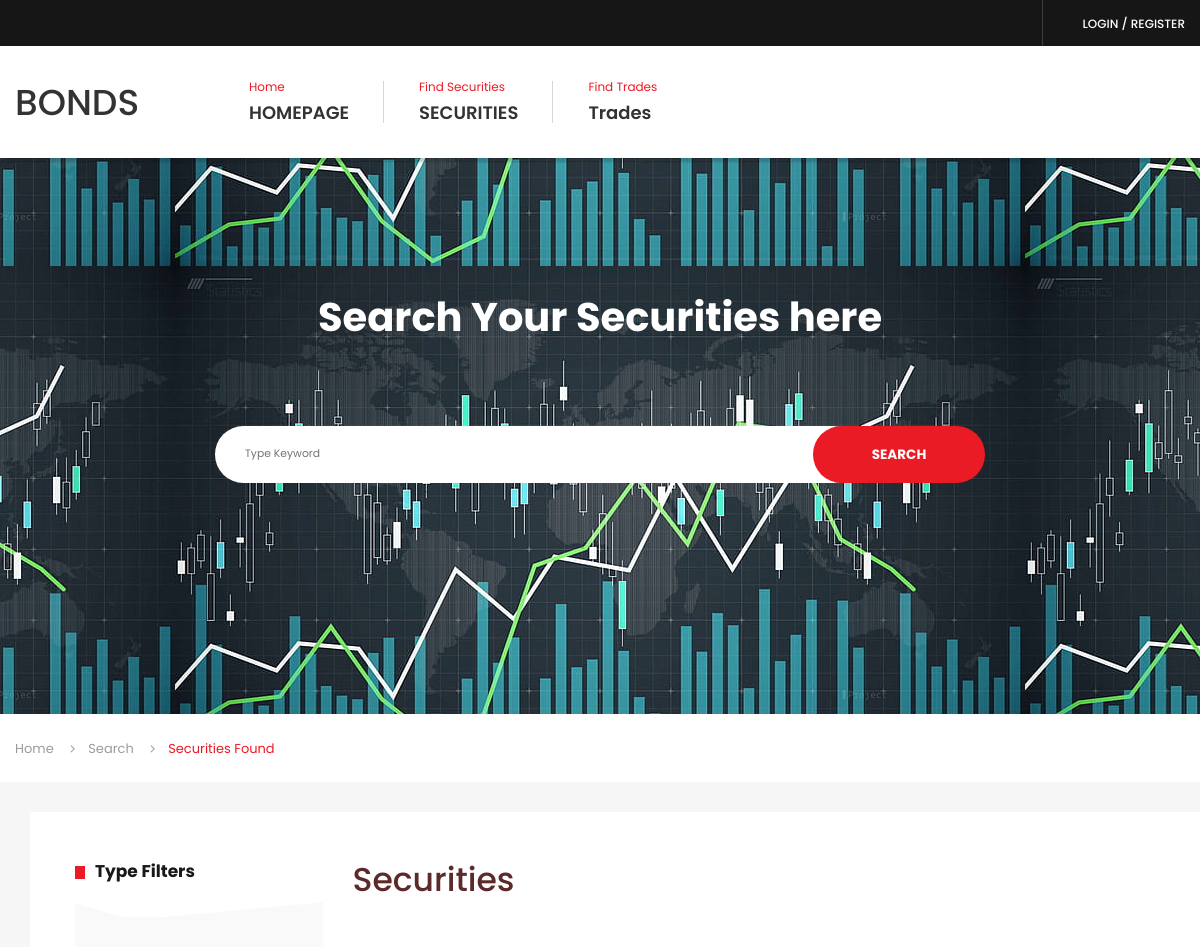
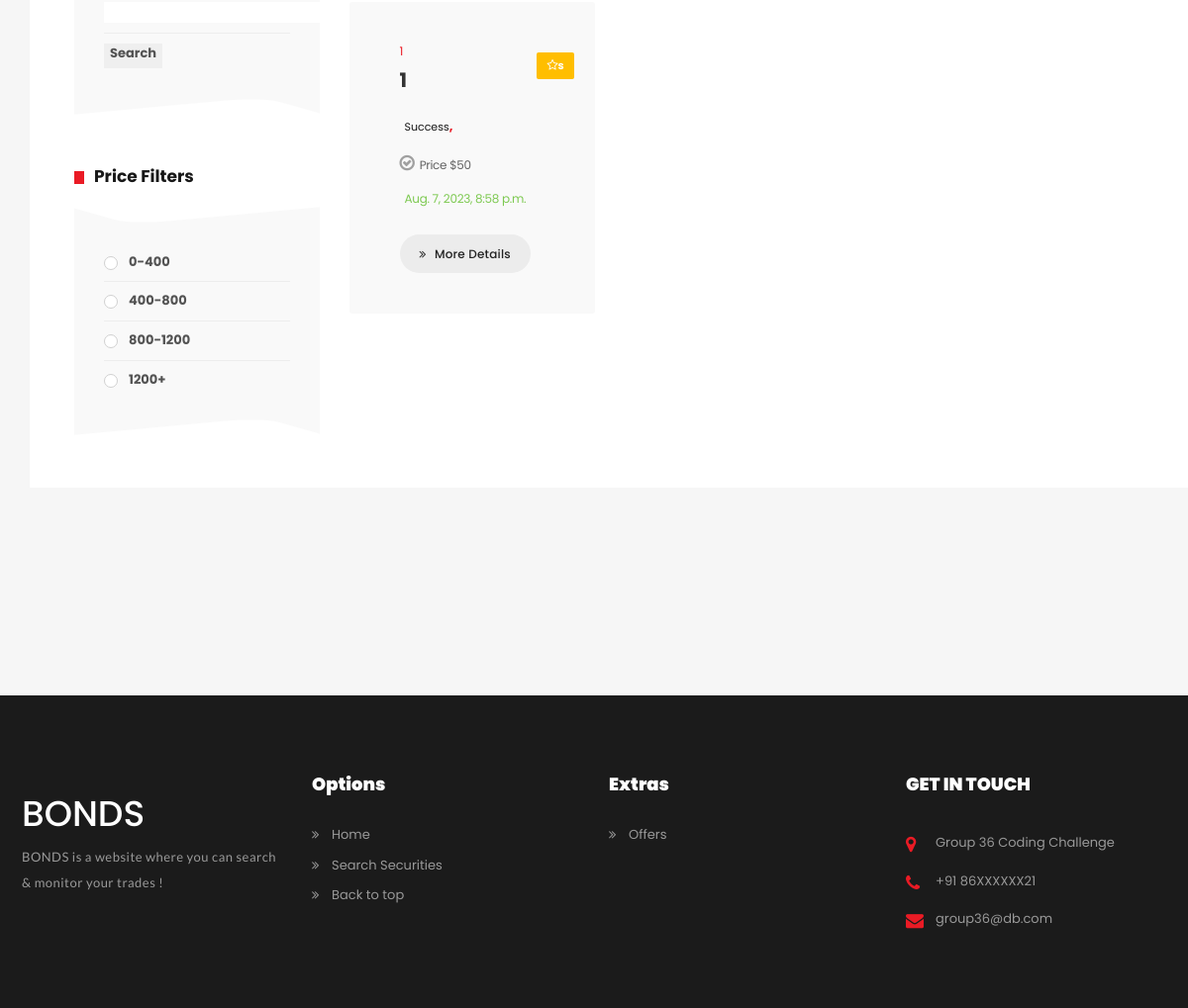
/trademain, run on the app's committed database (2 pictures, top to bottom).
### bonds/models.py (models this page shows, shortened)
class Trade(models.Model):
	BookId = models.IntegerField(default=1)
	CounterpartyId = models.IntegerField(default=1)
	SecurityId = models.IntegerField(default=1)
	quantity = models.IntegerField(default=1)
	status = models.CharField(max_length=10 ,choices = (('s' , 'Success'),('f' , 'Failed'),
                          ('p' , 'Pending'),('na','Not Available')),
                default = 'na' )
	Price = models.IntegerField(default=00)
	Buy_Sell = models.CharField(max_length=10 ,choices = (('b' , 'Buy'),('s' , 'Sell')),
                default = 'b' )
	TradeDate= models.DateTimeField(auto_now_add=True)
	SettlementDate= models.DateTimeField(auto_now_add=False)

### bonds/views.py (the view)
# urls.py: path('trademain',views.trademain ,  name='trademainpage'),
def trademain(request) :
    rest =Trade.objects.all()
    return render(request, 'bond/trademain.html' , { 'rests' : rest})

### bonds/templates/bond/trademain.html (shortened to what this page needs)
{% load static %}
<!DOCTYPE html>
<html lang="en">
<head>
    <link rel="stylesheet" href="{% static 'front/assets/css/icons.min.css' %}">
    <link rel="stylesheet" href="{% static 'front/assets/css/bootstrap.min.css' %}">
    <link rel="stylesheet" href="{% static 'front/assets/css/main.css' %}">
    <link rel="stylesheet" href="{% static 'front/assets/css/red-color.css' %}">
    <link rel="stylesheet" href="{% static 'front/assets/css/yellow-color.css' %}">
    <link rel="stylesheet" href="{% static 'front/assets/css/responsive.css' %}">
</head>
<body itemscope>
    <main>
        <header class="stick">
            <div class="topbar">
                <div class="container">
                    <div class="topbar-register">
                        {% if request.user.is_authenticated %}
                        <a class="" href="#" title="Login" itemprop="url">{{ request.user.username}}</a>
                        {% else %}
                        <a class="" href="{% url 'signpage'%}" title="Login" itemprop="url">LOGIN / REGISTER</a>
                        {% endif %}
                    </div>
                </div>
            </div>
            <div class="logo-menu-sec">
                <div class="container">
                    <div style="padding-top: 0.8em;" class="logo"><h1 itemprop="headline"><a href="{% url 'mainpage' %}" title="Home" itemprop="url">BONDS</a></h1></div>
                    <nav>
                        <div class="menu-sec">
                            <ul>
                                <li class="menu-item-has-children"><a href="{% url 'mainpage' %}" title="HOMEPAGES" itemprop="url"><span class="red-clr">Home</span>HOMEPAGE</a>
                                </li>
                                <li class="menu-item-has-children"><a href="{% url 'mainpage' %}" title="RESTAURANTS" itemprop="url"><span class="red-clr">Find Securities</span>SECURITIES</a>
                                </li>
                                <li class="menu-item-has-children"><a href="{% url 'trademainpage' %}" title="RESTAURANTS" itemprop="url"><span class="red-clr">Find Trades</span>Trades</a>
                                </li>
                            </ul>
                        </div>
                    </nav>
                </div>
            </div>
        </header>
        <section>
            <div class="block">
                <div class="page-title-wrapper text-center">
					<div class="col-md-12 col-sm-12 col-lg-12">
						<div class="page-title-inner">
							<h1 itemprop="headline">Search Your Securities here</h1>
                            <div class="restaurant-searching style2 text-center">
                    <div class="restaurant-searching-inner">
                        <form class="restaurant-search-form2 brd-rd30">
                            <input id="tag" class="brd-rd30" type="text" placeholder="Type Keyword">
                            <button id="get" class="brd-rd30 red-bg" type="submit" name="rest" value="" onclick="document.querySelector('#get').value = document.querySelector('#tag').value" >SEARCH</button>
                        </form>
                    </div>
                </div>
						</div>
					</div>
                </div>
            </div>
        </section>
        <div class="bread-crumbs-wrapper">
            <div class="container">
                <ol class="breadcrumb">
                    <li class="breadcrumb-item"><a href="#" title="" itemprop="url">Home</a></li>
                    <li class="breadcrumb-item"><a href="#" title="" itemprop="url">Search</a></li>
                    <li class="breadcrumb-item active">Securities Found</li>
                </ol>
            </div>
        </div>
        <section>
            <div class="block gray-bg bottom-padd210 top-padd30">
                <div class="container">
                    <div class="row">
                        <div class="col-md-12 col-sm-12 col-lg-12">
                            <div class="sec-box">
                                <div class="sec-wrapper">
                                    <div class="row">
                                        <div class="col-md-3 col-sm-12 col-lg-3">
                                            <div class="sidebar left">
                                                <div class="widget style2 quick_filters wow fadeIn" data-wow-delay="0.2s">
                                                    <h4 class="widget-title2 sudo-bg-red" itemprop="headline">Type Filters</h4>
                                                    <div class="widget-data">
                                                        <ul >
                                                            <li><span class="radio-box"><input id="sector" value="type1" type="number" name="filter" id="filt1-1"></span></li>
                                                            <li><span class="radio-box"><button onclick="filter1()" type="submit" ><label for="filt1-5">Search</label></button></span></li>
                                                        </ul>
                                                    </div>
                                                </div>
                                                <div class="widget style2 quick_filters wow fadeIn" data-wow-delay="0.2s">
                                                    <h4 class="widget-title2 sudo-bg-red" itemprop="headline">Price Filters</h4>
                                                    <div class="widget-data">
                                                        <ul id="cost" onclick="filter2()">
                                                            <li><span class="radio-box"><input value="200" type="radio" name="filter2" id="filt2-1"><label for="filt2-1">0-400</label></span></li>
                                                            <li><span class="radio-box"><input value="600" type="radio" name="filter2" id="filt2-2"><label for="filt2-2">400-800</label></span></li>
                                                            <li><span class="radio-box"><input value="800" type="radio" name="filter2" id="filt2-3"><label for="filt2-3">800-1200</label></span></li>
                                                            <li><span class="radio-box"><input value="1000" type="radio" name="filter2" id="filt2-4"><label for="filt2-4">1200+</label></span></li>
                                                        </ul>
                                                    </div>
                                                </div>
                                            </div>
                                        </div>
                                        <div class="col-md-9 col-sm-12 col-lg-9">
                                            <div class="title2-wrapper">
                                                <h3 class="marginb-0" itemprop="headline">Securities </h3>
                                            </div>
                                            <div class="remove-ext">
                                                <div class="row">
                                                    {% for rest in rests %}
                                                    <div class="col-md-6 col-sm-6 col-lg-6">
                                                        <div class="featured-restaurant-box with-bg style2 brd-rd12 wow fadeIn" data-wow-delay="0.2s">
                                                            <div class="featured-restaurant-info">
                                                                <span class="red-clr">{{rest.CounterpartyId}}</span>
                                                                <h4 itemprop="headline"><a href="security/?id={{rest.id}}" title="" itemprop="url">{{rest.BookId}}</a></h4>
                                                                <span class="food-types"><a href="#" title="" itemprop="url">{{rest.get_status_display}}</a>, <a href="#" title="" itemprop="url"></a></span>
                                                                <ul class="post-meta">
                                                                    <li><i class="fa fa-check-circle-o"></i>Price ${{rest.Price}}</li>
                                                                    <li><span style="color: #7dc951">{{rest.TradeDate}}</span></li>
                                                                </ul>
                                                                <span class="post-rate yellow-bg brd-rd2"><i class="fa fa-star-o"></i>{{rest.Buy_Sell}}</span>
                                                                <a class="brd-rd30" href="security/?id={{rest.id}}" title="Order Online"><i class="fa fa-angle-double-right"></i> More Details</a>
                                                            </div>
                                                        </div>
                                                    </div>
                                                    {% endfor %}
                                                </div>
                                            </div>
                                        </div>
                                    </div>
                                </div>
                            </div>
                        </div>
                    </div>
                </div>
            </div>
        </section>
<footer>
            <div class="block top-padd80 bottom-padd80 dark-bg">
                <div class="container">
                    <div class="row">
                        <div class="col-md-12 col-sm-12 col-lg-12">
                            <div class="footer-data">
                                <div class="row">
                                    <div class="col-md-3 col-sm-6 col-lg-3">
                                        <div class="widget about_widget wow fadeIn" data-wow-delay="0.1s">
                                            <h1 style="color: white;">BONDS</h1>
                                            <p itemprop="description">BONDS is a website where you can search & monitor your trades ! </p>
                                        </div>
                                    </div>
                                    <div class="col-md-3 col-sm-6 col-lg-3">
                                        <div class="widget information_links wow fadeIn" data-wow-delay="0.2s">
                                            <h4 class="widget-title" itemprop="headline">Options</h4>
                                            <ul>
                                                <li><a href="{% url 'mainpage' %}" title="" itemprop="url">Home</a></li>
                                                <li><a href="{% url 'mainpage' %}" title="" itemprop="url">Search Securities</a></li>
                                                <li><a href="#top" title="" itemprop="url">Back to top</a></li>
                                            </ul>
                                        </div>
                                    </div>
                                    <div class="col-md-3 col-sm-6 col-lg-3">
                                        <div class="widget customer_care wow fadeIn" data-wow-delay="0.3s">
                                            <h4 class="widget-title" itemprop="headline">Extras</h4>
                                            <ul>
                                                <li><a href="#" title="" itemprop="url">Offers</a></li>
                                            </ul>
                                        </div>
                                    </div>
                                    <div class="col-md-3 col-sm-6 col-lg-3">
                                        <div class="widget get_in_touch wow fadeIn" data-wow-delay="0.4s">
                                            <h4 class="widget-title" itemprop="headline">GET IN TOUCH</h4>
                                            <ul>
                                               <li><i class="fa fa-map-marker"></i> Group 36 Coding Challenge</li>
                                               <li><i class="fa fa-phone"></i> +91 86XXXXXX21</li>
                                               <li><i class="fa fa-envelope"></i>group36@db.com</li>
                                            </ul>
                                        </div>
                                    </div>
                                </div>
                            </div>
                        </div>
                    </div>
                </div>
            </div>
        </footer>
    </main>
</body>
</html>

### bonds/static/front/assets/css/yellow-color.css (style rules this page uses)
.yellow-bg, .yellow-bg-layer:before, .sudo-bg-yellow:before, .popular-dish-info > a.yellow-bg, .read-more:hover, .read-more:focus, .search-frm > button:hover, .search-frm > button:focus, .newsletter-frm > button:hover, .newsletter-frm > button:focus, .sign-form button:hover, .sign-form button:focus, .booking-table > table tbody td h5:before, .booking-table > table tbody td a.detail-link:hover, .booking-table > table tbody td a.detail-link:focus, .profile-info > a.change-password.yellow-clr::before, .profile-img-upload-btn > label.red-bg:hover, .responsive-logomenu > span.red-bg:hover, .responsive-menu > span.red-bg:hover, .register-btn > a.red-bg:hover, .track-popup-innr > form button.red-bg:hover, .track-popup-innr > form a.red-bg:hover, .order-time > a.red-bg:hover, .order-time > a.red-bg:focus, a.close-buyer:hover, a.close-buyer:focus, a.thanks-close:hover, a.thanks-close:focus, .restaurant-search-form, .chef-box, .menu-sec > a:hover:hover { background-color: #ffbe00; }

### data on the page
Trade: CounterpartyId "1", BookId "1", status "Success", Price "50", TradeDate "Aug. 7, 2023, 8:58 p.m.", Buy_Sell "s"
